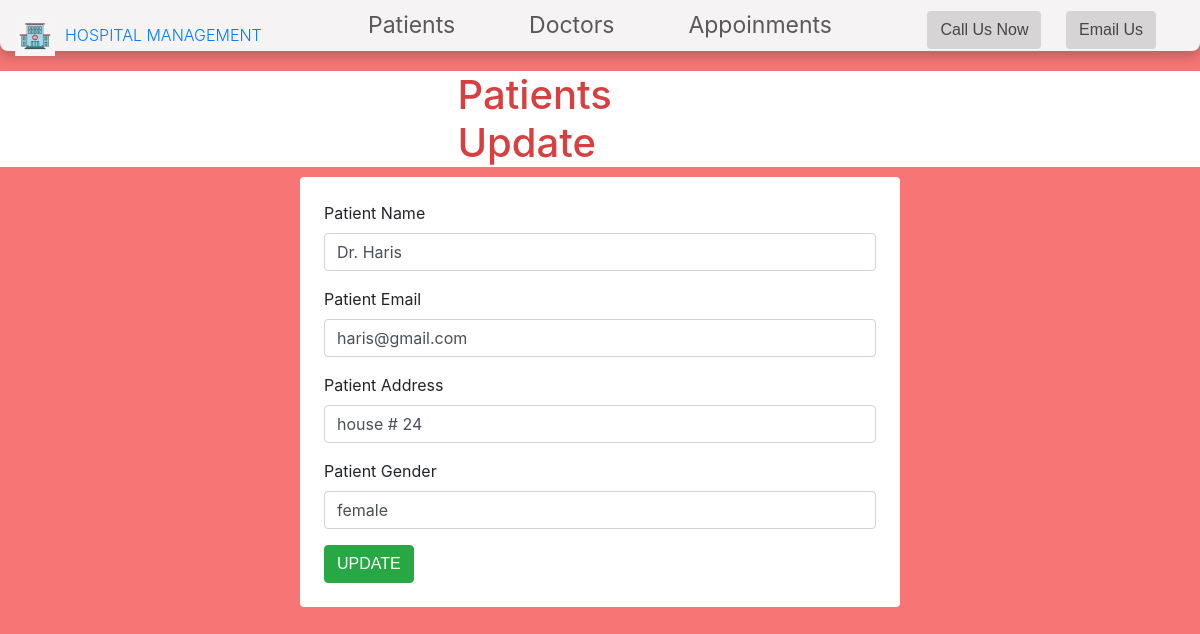
/patient/update_patient.php?id=1, run on the app's committed database.
### tables this page shows
CREATE TABLE `patients` (
  `id` int(100) NOT NULL,
  `name` varchar(255) NOT NULL,
  `email` varchar(255) NOT NULL,
  `address` varchar(255) NOT NULL,
  `gender` varchar(255) NOT NULL
);

### patient/update_patient.php (the view, shortened to what this page needs)
<!DOCTYPE html>
<html lang="en">
  <head>
  <link rel="stylesheet" href="../dashboard.html" />
  <link rel="stylesheet" href="../navbar.css" />
  <link rel="stylesheet" href="https://cdn.jsdelivr.net/npm/bootstrap@4.0.0/dist/css/bootstrap.min.css">
    <link rel="stylesheet" href="../css/patient.css" />
  </head>
  <body>
   <div class="back">
      <header class="header">
        <div class="left">
          <img src="../Images/HMS logo.jpg" alt="" />
                          <div>
                  <a href="../dashboard.php">
                    HOSPITAL MANAGEMENT
                  </a>
                </div>
        </div>
         <div class="mid"   style="padding-top:0px">
          <ul class="navbar">
            <li><a href="./patient.php">Patients</a></li>
            <li><a href="../doctor/doctor.php">Doctors</a></li>
            <li><a href="../appoinment/appoinment.php">Appoinments</a></li>
          </ul>
        </div>
                 <div class="right"  style="padding-top:10px">
          <button class="btn">Call Us Now</button>
          <button class="btn">Email Us</button>
        </div>
      </header>
    </div>
    <div class="pat">
      <h1 class="patient m-auto w-25">Patients Update </h1>
    </div>
    <?php include("../db/dbconn.php") ?>
    <?php
    if(isset($_GET['id'])){
        $id = $_GET['id'];
        $query = "select * from patients where id = $id";
        $result = mysqli_query($conn, $query);
        if (!$result) {
        echo "No patient found" . mysqli_error($conn);
        }
        else{
        $row = mysqli_fetch_array($result);
    ?>
    <div class="m-auto  w-50 ">
        <div class="mb-5  bg-white p-4 rounded">
        <form action="update_patient.php?id=<?php echo $id; ?>" method="post">
                <div class="mb-3">
                <label for="inputPateintName" class="form-label">Patient Name</label>
                <input type="text" name="p_name" value="<?php echo $row['name']; ?>" class="form-control" placeholder="Enter patient name" id="inputPateintName">
            </div>
            <div class="mb-3">
                <label for="inputPateintEmail" class="form-label">Patient Email</label>
                <input type="text" name="p_email" value="<?php echo $row['email']; ?>" class="form-control" placeholder="Enter patient email" id="inputPateintEmail">
            </div>
            <div class="mb-3">
                <label for="inputPateintAddress" class="form-label">Patient Address</label>
                <input type="text" name="p_address" value="<?php echo $row['address']; ?>" class="form-control" placeholder="Enter patient address" id="inputPateintAddress">
            </div>
            <div class="mb-3">
                <label for="inputPateintGender" class="form-label">Patient Gender</label>
                <input type="text" name="p_gender" value="<?php echo $row['gender']; ?>" class="form-control" placeholder="Enter patient gender" id="inputPateintGender">
            </div>
            <input type="submit" name="update_patient" value="UPDATE" class="btn btn-success" style="margin:0px">
        </form>
    </div>
</div>
    <?php
        }
    }
    else{
        echo "No student ID specified";
    }
    ?>
  </body>
</html>

### navbar.css (style rules this page uses)
* { padding: 0px; margin: 0px; box-sizing: border-box; }
.back { background-color: rgb(245, 243, 243); width: 100%; height: px; margin-top: -20px; border-bottom-left-radius: 8px; border-bottom-right-radius: 8px; box-shadow: 0 5px 12px rgba(46, 46, 46, 0.3); }
.left { position: absolute; left: 15px; top: 36px; display: inline-block; line-height: 8px; font-size: 24px; }
.left img { width: 40px; height: 40px; margin-top: -20px; }
.left div { text-align: center; margin-left: 50px; margin-top: -25px; color: rgb(90, 88, 88); font-size: 16px; font-weight: 350; }
.mid { display: block; width: 43%; margin: 20px auto; }
.right { position: absolute; right: 34px; top: 26px; display: inline-block; }
.navbar { display: inline-block; margin-top: 10px; }
.navbar li { display: inline-block; font-size: 23px; }
.navbar li a { text-decoration: none; padding: 35px 10px; color: rgb(90, 88, 88); }
.btn { font-family: "Signika Negative", sans-serif; margin: 0px 10px; margin-top: -40px; color: rgb(70, 69, 69); background-color: rgb(214, 212, 212); padding: 4px 14px; border: 1px solid rgb(70, 69, 69); border-radius: 10px; font-size: 17px; cursor: pointer; }

### css/patient.css (style rules this page uses)
* { margin: 0; padding: 0; box-sizing: border-box; }
body { width: 100%; background-color: rgb(247, 117, 117); }
.pat { width: 100%; margin: 10px auto; background-color: white; display: flex; justify-content: space-between; align-items: center; padding: 0px 30px; }
.patient { color: rgb(214, 64, 64); font-size: 40px; }

### data on the page
patients: p_name "Dr. Haris", p_email "haris@gmail.com", p_address "house # 24", p_gender "female"
